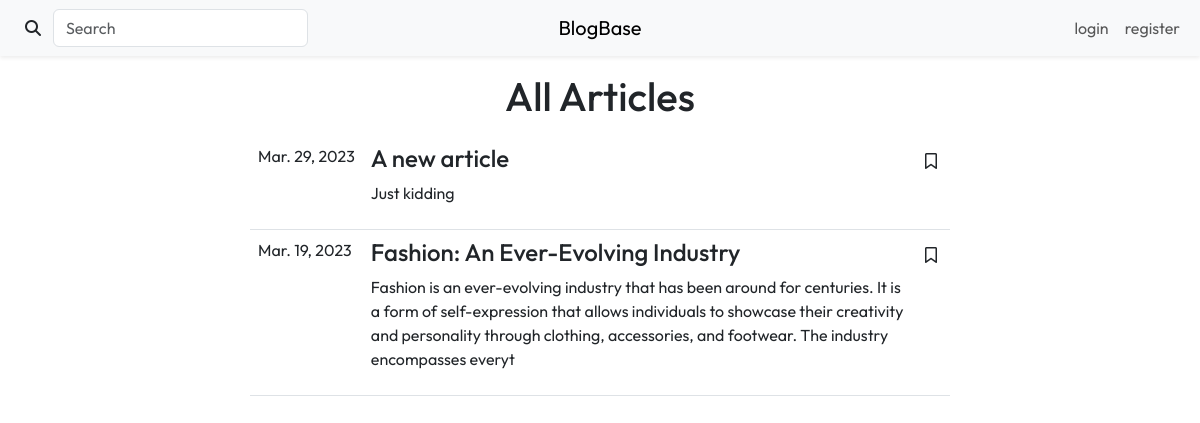
Before: /content/index.php with the older database file.
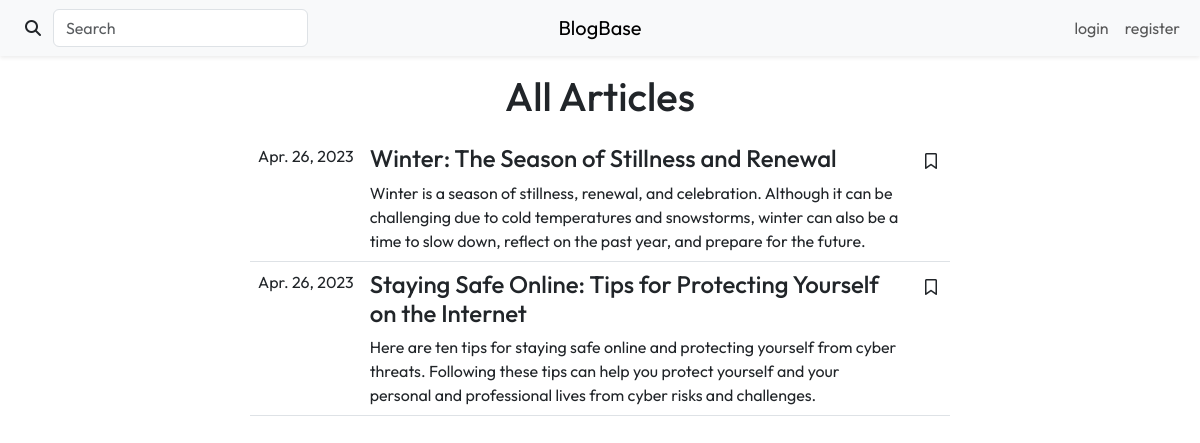
After: the same page with the newer database file.
### tables this page shows
CREATE TABLE `Articles` (
  `article_id` int(11) NOT NULL,
  `author_id` int(11) NOT NULL,
  `title` varchar(225) NOT NULL,
  `description` tinytext DEFAULT NULL,
  `lead_image` varchar(255) DEFAULT NULL,
  `content` longblob DEFAULT NULL,
  `submitted` tinyint(1) NOT NULL DEFAULT 0,
  `submit_date` date NOT NULL DEFAULT current_timestamp(),
  `approved` tinyint(1) NOT NULL DEFAULT 0,
  `click_number` int(11) NOT NULL DEFAULT 0
);

### content/index.php (the view, shortened to what this page needs)
<?php
require_once "../include/connect.inc.php";
$approved_articles_query = "SELECT UNIX_TIMESTAMP(submit_date) as submit_date, title, article_id, description
                            FROM Articles
                            WHERE approved = true
                            ORDER BY submit_date DESC";
$approved_articles_result = mysqli_query($con, $approved_articles_query);
?>
<!DOCTYPE html>
<html lang="en">
    <head>
        <link rel="stylesheet" href="https://cdn.jsdelivr.net/npm/bootstrap@5.3.0-alpha1/dist/css/bootstrap.min.css">
        <link rel="stylesheet" href="https://cdnjs.cloudflare.com/ajax/libs/font-awesome/6.2.1/css/all.min.css">
        <link rel="stylesheet" href="./css/styles.css">
    </head>
    <body>
        <div class="header">
            <?php include "./views/header.php" ?>
        </div>
        <div class="mt-3 text-center">
            <h1>All Articles</h1>
        </div>
        <div class="col-10 col-lg-7 mx-auto mt-3">
            <table class="table text-start">
                    <?php while ($current_row = $approved_articles_result->fetch_assoc()) { ?>
                        <tr>
                            <td class="text-nowrap">
                                <?php echo date("M. d, Y", $current_row['submit_date']) ?>
                            </td>
                            <td>
                                <h4>
                                    <a class="text-reset text-decoration-none" href="./article.php?id=<?php echo $current_row['article_id'] ?>">
                                        <?php echo $current_row['title'] ?>
                                    </a>
                                </h4>
                                <?php echo $current_row['description'] ?>
                            </td>
                            <td>
                            <?php
                            if (isset($_SESSION['user_info'])) {
                                $saved_query = "SELECT article_id, user_id
                                                FROM SavedArticles
                                                WHERE user_id = '" . $user_info['user_id'] . "' AND article_id = '" . $current_row['article_id'] . "';";
                                $saved_result = mysqli_query($con, $saved_query); ?>
                                <button onclick="change_bookmark_icon(<?php echo $current_row['article_id'] ?>)" id="bookmark-<?php echo $current_row['article_id'] ?>" class="btn p-1">
                                <?php if ($saved_result->num_rows == 1) { ?>
                                    <span id="bookmark-icon-<?php echo $current_row['article_id'] ?>" class="fa-solid fa-bookmark">
                                <?php } else { ?>
                                    <span id="bookmark-icon-<?php echo $current_row['article_id'] ?>" class="fa-regular fa-bookmark">
                                <?php } ?>
                                </button>
                            <?php } else { ?>
                                <a href="./login.php" id="bookmark" class="btn p-1">
                                    <span id="bookmark-icon" class="fa-regular fa-bookmark">
                                </a>
                            <?php } ?>
                            </td>
                        </tr>
                    <?php } ?>
            </table>
        </div>
    </body>
</html>

Changed rows visible on the page:
removed articles: submit_date "Mar. 29, 2023", title "A new article", description "Just kidding"
no longer on this page (row edited): articles: submit_date "Mar. 19, 2023", title "Fashion: An Ever-Evolving Industry", description "Fashion is an ever-evolving industry that has been around for centuries. It is a form of self-expression that allows individuals to showcase their creativity and personality through clothing, accessories, and footwear. The industry encompasses everyt"
now on this page (row edited): articles: submit_date "Apr. 26, 2023", title "Winter: The Season of Stillness and Renewal", description "Winter is a season of stillness, renewal, and celebration. Although it can be challenging due to cold temperatures and snowstorms, winter can also be a time to slow down, reflect on the past year, and prepare for the future."
now on this page (row edited): articles: submit_date "Apr. 26, 2023", title "Staying Safe Online: Tips for Protecting Yourself on the Internet", description "Here are ten tips for staying safe online and protecting yourself from cyber threats. Following these tips can help you protect yourself and your personal and professional lives from cyber risks and challenges."
